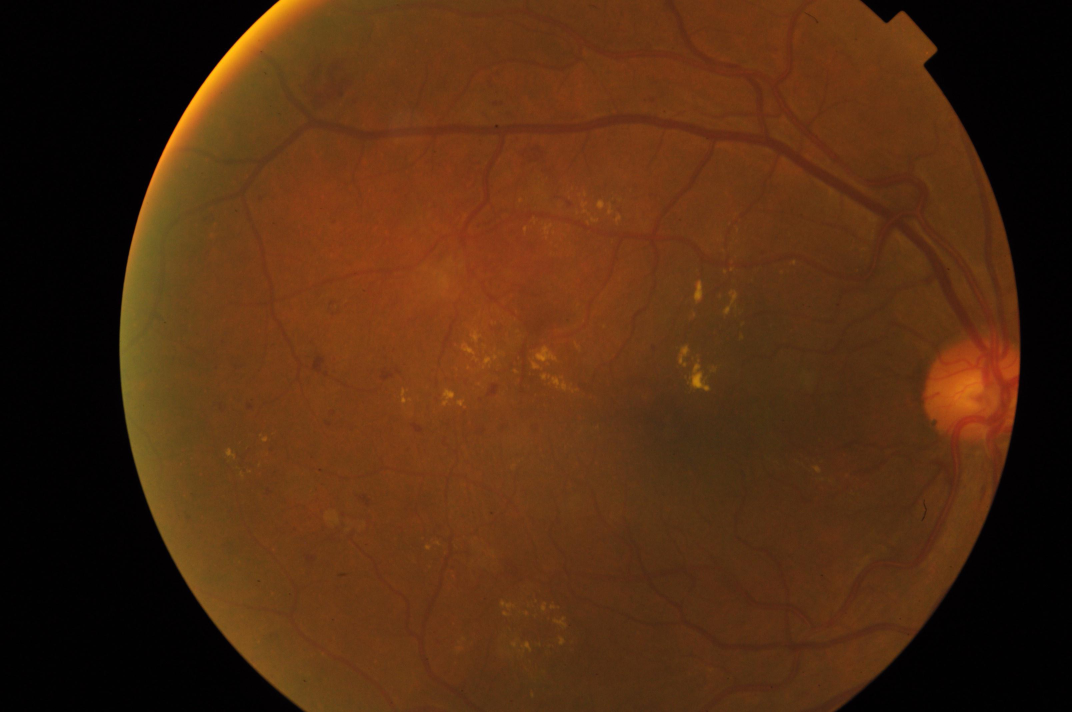
%> input picture SIH26038_NEW/test_images/000c1434d8d7.png, 3216 x 2136 px (shown at 1/3 size); its folder holds only this picture in this run
$ octave S06_prediction_pipeline.m   (GNU Octave 9; MATLAB toolbox functions it lacks are replaced by stand-ins)
%> lines starting %> are read from the running program, lines starting %| are printed output that depends on the picture; in (x1, y1, x2, y2) boxes, pixels count from 0 and x2, y2 are one past the last pixel; in counts of white or black regions, pixels touching at a corner belong together; the program's own positions count from 1; long printed decimals are rounded
### SIH26038_NEW/scripts/retinaProjectConfig.m
function config = retinaProjectConfig()
%RETINAPROJECTCONFIG Resolve all paths from this project checkout.

scriptsRoot = fileparts(mfilename('fullpath'));
projectRoot = fileparts(scriptsRoot);

config = struct();
config.projectRoot = projectRoot;
config.scriptsRoot = scriptsRoot;
config.modelFile = fullfile(projectRoot, 'models', ...
    'DR_ResNet50_SIH26038.mat');
config.outputRoot = fullfile(projectRoot, 'output');
config.finalOutputRoot = fullfile(config.outputRoot, 'final_pipeline');
config.gradcamOutput = fullfile(config.finalOutputRoot, 'gradcam');
config.jsonOutput = fullfile(config.finalOutputRoot, 'json');
config.reportsOutput = fullfile(config.outputRoot, 'reports');
config.predictionsOutput = fullfile(config.outputRoot, 'predictions');
config.testImages = fullfile(projectRoot, 'test_images');
config.splits = fullfile(projectRoot, 'splits');
config.models = fullfile(projectRoot, 'models');
config.inputSize = [224 224 3];
config.classNames = ["0", "1", "2", "3", "4"];
config.gradCAMFeatureLayer = "activation_49_relu";
config.gradCAMReductionLayer = "avg_pool";
config.disclaimer = "AI-assisted screening only; not a medical diagnosis.";

end

### SIH26038_NEW/scripts/S06_prediction_pipeline.m

%% S06_prediction_pipeline.m
% Complete DR Prediction Pipeline
% SIH 26038 - Explainable AI for Diabetic Retinopathy Screening
%
% Workflow:
%   Image -> Quality Assessment
%          -> GOOD       -> Original Image -> DR Prediction
%          -> BORDERLINE -> CLAHE (memory only) -> DR Prediction
%          -> POOR       -> Stop + Recapture Message
%
% No enhanced image is saved to disk.

clear;
clc;
close all;

%% ================================================================
% 1. PATHS
% ================================================================

config = retinaProjectConfig();
projectRoot = config.projectRoot;

modelPath = fullfile(projectRoot, 'models', ...
    'DR_ResNet50_SIH26038.mat');

testFolder = fullfile(projectRoot, 'test_images');

outputFolder = fullfile(projectRoot, 'output', 'predictions');

if ~exist(outputFolder, 'dir')
    mkdir(outputFolder);
end

%% ================================================================
% 2. FIND INPUT IMAGE
% ================================================================

imageFiles = [
    dir(fullfile(testFolder, '*.png'));
    dir(fullfile(testFolder, '*.jpg'));
    dir(fullfile(testFolder, '*.jpeg'));
];

if isempty(imageFiles)
    error(['No test image found in: ' newline testFolder]);
end

% Use the first available image
imageName = imageFiles(1).name;
imagePath = fullfile(testFolder, imageName);

fprintf('\n============================================================\n');
fprintf('      SIH 26038 - DR PREDICTION PIPELINE\n');
fprintf('============================================================\n');

fprintf('\nInput Image: %s\n', imageName);

%% ================================================================
% 3. LOAD IMAGE
% ================================================================

I = imread(imagePath);

% Convert grayscale to RGB if required
if size(I,3) == 1
    I = repmat(I, [1 1 3]);
end

% Convert to uint8 for consistent processing
if ~isa(I, 'uint8')
    I = im2uint8(I);
end

%% ================================================================
% 4. IMAGE QUALITY ASSESSMENT
% ================================================================

fprintf('\n------------------------------------------------------------\n');
fprintf('IMAGE QUALITY ASSESSMENT\n');
fprintf('------------------------------------------------------------\n');

Igray = rgb2gray(I);
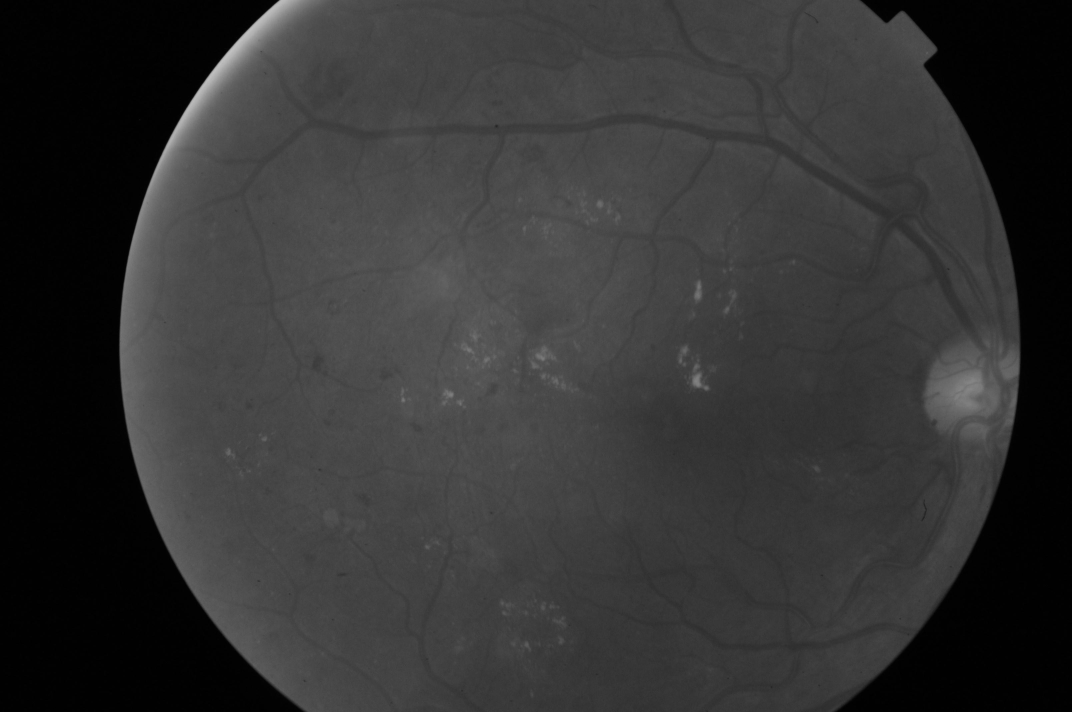
%> Igray: size 2136x3216 uint8 (shown at 1/3 size); min 0, max 197, mean 51.4

% ------------------------------------------------
% Brightness
% ------------------------------------------------

brightness = mean(Igray(:)) / 255;
%> brightness = 0.202

% ------------------------------------------------
% Contrast
% ------------------------------------------------

contrast = std(double(Igray(:))) / 255;
%> contrast = 0.123

% ------------------------------------------------
% Sharpness
% ------------------------------------------------

laplacianKernel = [0 1 0; 1 -4 1; 0 1 0];

laplacianImage = imfilter(double(Igray), ...
    laplacianKernel, ...
    'replicate');
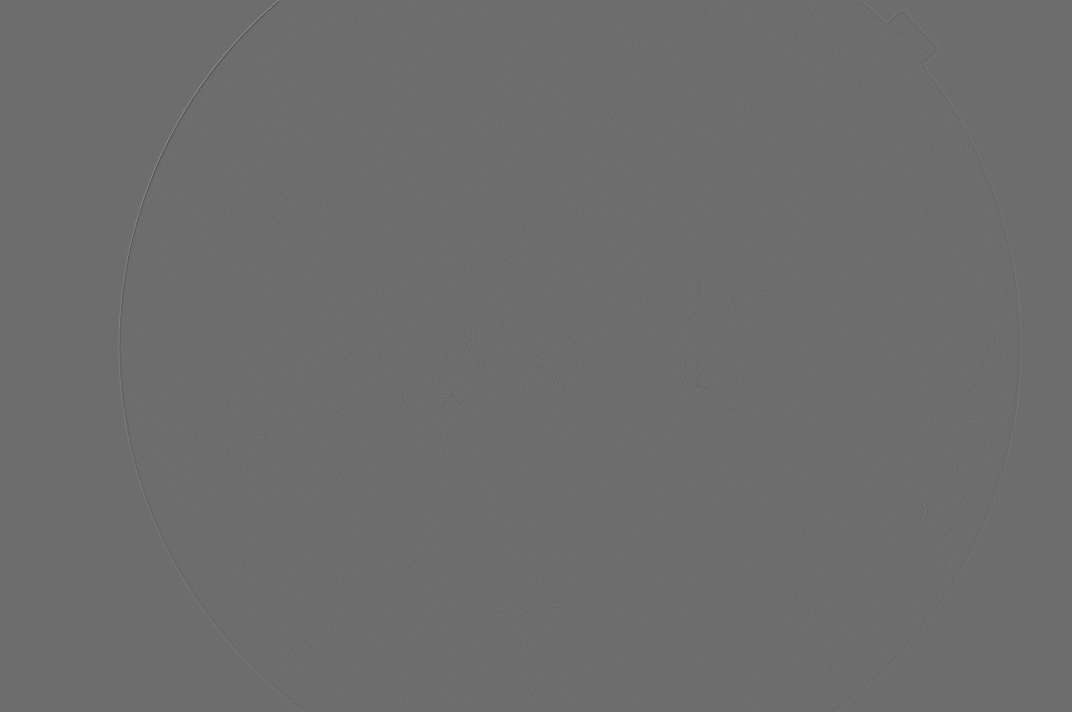
%> laplacianImage: size 2136x3216 double (shown at 1/3 size); min -59, max 78, mean 0; drawn with min black and max white

sharpness = var(laplacianImage(:));
%> sharpness = 6.25

% ------------------------------------------------
% Saturation
% ------------------------------------------------

hsvImage = rgb2hsv(I);

saturation = mean(hsvImage(:,:,2), 'all');
%> saturation = 0.664

% ------------------------------------------------
% Retinal Coverage
% ------------------------------------------------

% Detect non-dark retinal region
grayDouble = im2double(Igray);

retinaMask = grayDouble > 0.05;
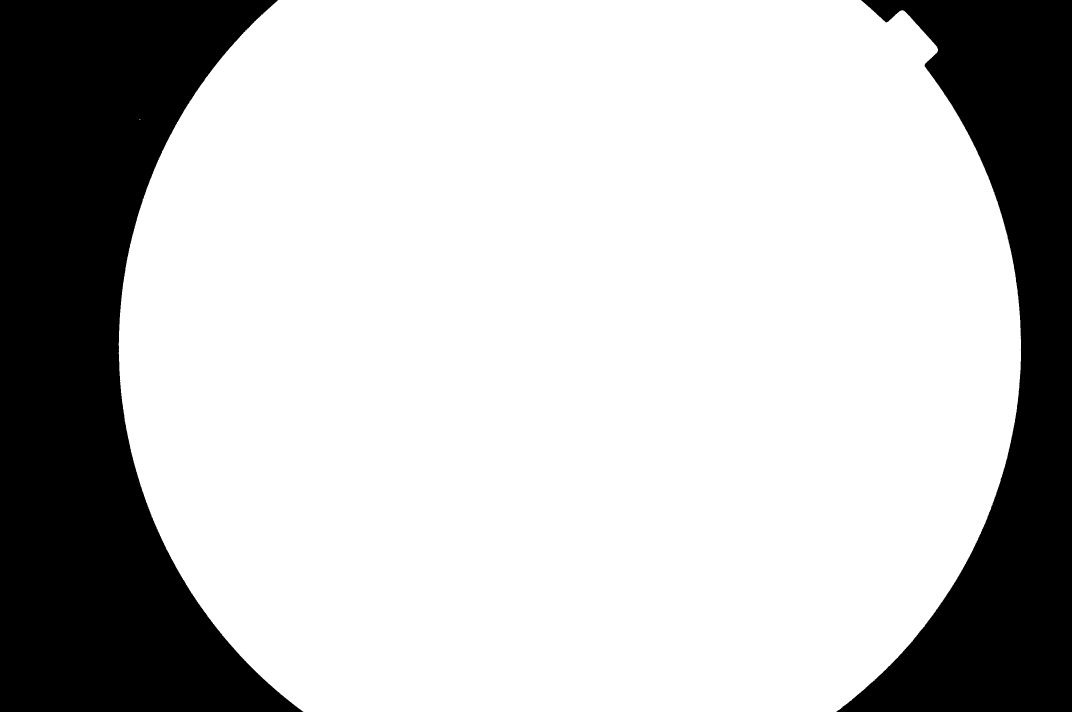
%> retinaMask: size 2136x3216 logical (shown at 1/3 size); 74.6% white; 3 black regions (1 under 20 px), largest, box (x1, y1, x2, y2) and area: (0, 0, 910, 2136) 1095673, (2509, 0, 3216, 2136) 651608

% Remove very small regions
retinaMask = bwareaopen(retinaMask, 500);
%> retinaMask: size 2136x3216 logical; 74.6% white; 3 black regions (1 under 20 px), largest, box (x1, y1, x2, y2) and area: (0, 0, 910, 2136) 1095679, (2509, 0, 3216, 2136) 651608

retinalCoverage = 100 * nnz(retinaMask) / numel(retinaMask);
%> retinalCoverage = 74.56

%% ================================================================
% 5. NORMALIZED QUALITY SCORES
% ================================================================

% Brightness score
brightnessScore = max(0, ...
    100 * (1 - abs(brightness - 0.45) / 0.45));
%> brightnessScore = 44.78

brightnessScore = min(brightnessScore, 100);

% Contrast score
contrastScore = min(100, ...
    100 * contrast / 0.25);
%> contrastScore = 49.1

% Sharpness score
sharpnessScore = min(100, ...
    100 * sharpness / 0.005);
%> sharpnessScore = 100

% Saturation score
saturationScore = min(100, ...
    100 * saturation / 0.20);
%> saturationScore = 100

% Retinal coverage score
retinalCoverageScore = min(100, retinalCoverage);
%> retinalCoverageScore = 74.56

% Overall quality score
qualityScore = mean([
    brightnessScore
    contrastScore
    sharpnessScore
    saturationScore
    retinalCoverageScore
]);
%> qualityScore = 73.69

%% ================================================================
% 6. QUALITY DECISION
% ================================================================

if qualityScore >= 70

    qualityStatus = "GOOD";
    enhancementApplied = false;
    enhancementMethod = "None";
    classificationAllowed = true;

elseif qualityScore >= 50

    qualityStatus = "BORDERLINE";
    enhancementApplied = true;
    enhancementMethod = "LAB + CLAHE";
    classificationAllowed = true;

else

    qualityStatus = "POOR";
    enhancementApplied = false;
    enhancementMethod = "None";
    classificationAllowed = false;

end

%% ================================================================
% 7. DISPLAY QUALITY RESULTS
% ================================================================

fprintf('\nBrightness          : %.4f\n', brightness);
%| Brightness          : 0.2015
fprintf('Contrast            : %.4f\n', contrast);
%| Contrast            : 0.1228
fprintf('Sharpness           : %.6f\n', sharpness);
%| Sharpness           : 6.255
fprintf('Saturation          : %.4f\n', saturation);
%| Saturation          : 0.6643
fprintf('Retinal coverage    : %.2f %%\n', retinalCoverage);
%| Retinal coverage    : 74.56 %

fprintf('\nBrightness score    : %.2f / 100\n', brightnessScore);
%| Brightness score    : 44.78 / 100
fprintf('Contrast score      : %.2f / 100\n', contrastScore);
%| Contrast score      : 49.10 / 100
fprintf('Sharpness score     : %.2f / 100\n', sharpnessScore);
%| Sharpness score     : 100.00 / 100
fprintf('Saturation score    : %.2f / 100\n', saturationScore);
%| Saturation score    : 100.00 / 100
fprintf('Retinal coverage    : %.2f / 100\n', retinalCoverageScore);
%| Retinal coverage    : 74.56 / 100

fprintf('\nIMAGE QUALITY SCORE : %.2f / 100\n', qualityScore);
%| IMAGE QUALITY SCORE : 73.69 / 100
fprintf('QUALITY STATUS      : %s\n', qualityStatus);

%% ================================================================
% 8. POOR IMAGE -> STOP
% ================================================================

if ~classificationAllowed

    fprintf('\n============================================================\n');
    fprintf('CLASSIFICATION STOPPED\n');
    fprintf('============================================================\n');

    feedback = ...
        'Image quality is poor. Please recapture the fundus image. ' + ...
        'Ensure proper focus, adequate illumination, minimal blur, ' + ...
        'and that the retina is properly centered.';

    fprintf('\n%s\n', feedback);

    % Structured result
    result = struct();

    result.imageName = imageName;
    result.imageQualityScore = qualityScore;
    result.imageQualityStatus = char(qualityStatus);

    result.enhancementApplied = false;
    result.enhancementMethod = char(enhancementMethod);

    result.classificationAllowed = false;

    result.predictedGrade = [];
    result.severity = "";
    result.confidence = [];

    result.classProbabilities = [];
    result.classLabels = [];

    result.referralStatus = "";
    result.referralReason = "";

    result.modelName = "ResNet-50";

    result.feedback = feedback;

    result.disclaimer = ...
        "AI screening prototype only. This result is not a medical diagnosis.";

    save(fullfile(outputFolder, ...
        'S06_prediction_result.mat'), 'result');

    fprintf('\nResult saved without classification.\n');

    return;
end

%% ================================================================
% 9. BORDERLINE IMAGE -> CLAHE IN MEMORY
% ================================================================

if qualityStatus == "BORDERLINE"

    fprintf('\n------------------------------------------------------------\n');
    fprintf('BORDERLINE IMAGE DETECTED\n');
    fprintf('------------------------------------------------------------\n');

    fprintf('Applying LAB + CLAHE enhancement in memory...\n');

    labImage = rgb2lab(I);

    L = labImage(:,:,1);

    Lnormalized = L / 100;

    Lclahe = adapthisteq( ...
        Lnormalized, ...
        'NumTiles', [8 8], ...
        'ClipLimit', 0.01, ...
        'Distribution', 'rayleigh');

    labImage(:,:,1) = Lclahe * 100;

    enhancedImage = lab2rgb(labImage);

    % Convert back to uint8
    enhancedImage = im2uint8(enhancedImage);

    % IMPORTANT:
    % enhancedImage exists only in MATLAB memory.
    % It is NOT saved to disk.

    processedImage = enhancedImage;

    fprintf('CLAHE enhancement completed.\n');
    fprintf('Enhanced image kept in memory only.\n');

else

    %% ============================================================
    % 10. GOOD IMAGE -> USE ORIGINAL
    % ============================================================

    fprintf('\n------------------------------------------------------------\n');
    fprintf('GOOD QUALITY IMAGE\n');
    fprintf('------------------------------------------------------------\n');

    fprintf('Using original image for classification.\n');

    processedImage = I;

end

%% ================================================================
% 11. LOAD TRAINED RESNET-50 MODEL
% ================================================================

fprintf('\n------------------------------------------------------------\n');
fprintf('LOADING DR MODEL\n');
fprintf('------------------------------------------------------------\n');

if ~isfile(modelPath)
%> (the run ends here)
